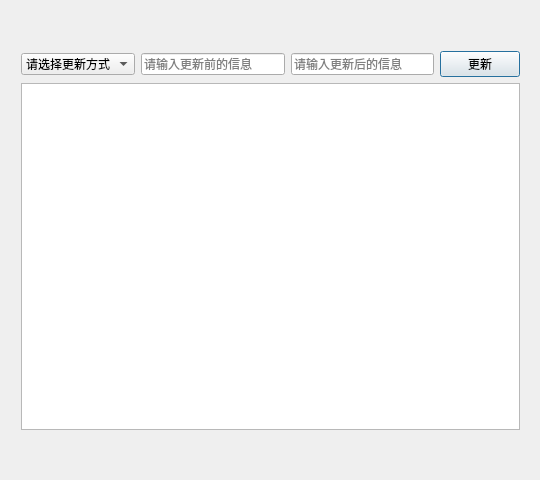
<?xml version="1.0" encoding="UTF-8"?>
<ui version="4.0">
 <class>UpdateDepartment</class>
 <widget class="QDialog" name="UpdateDepartment">
  <property name="geometry">
   <rect>
    <x>0</x>
    <y>0</y>
    <width>540</width>
    <height>480</height>
   </rect>
  </property>
  <property name="windowTitle">
   <string>更新部门信息</string>
  </property>
  <widget class="QWidget" name="layoutWidget">
   <property name="geometry">
    <rect>
     <x>10</x>
     <y>40</y>
     <width>521</width>
     <height>401</height>
    </rect>
   </property>
   <layout class="QVBoxLayout" name="verticalLayout">
    <item>
     <layout class="QHBoxLayout" name="horizontalLayout">
      <item>
       <widget class="QComboBox" name="choice">
        <item>
         <property name="text">
          <string>请选择更新方式</string>
         </property>
        </item>
        <item>
         <property name="text">
          <string>部门编号</string>
         </property>
        </item>
        <item>
         <property name="text">
          <string>部门名称</string>
         </property>
        </item>
        <item>
         <property name="text">
          <string>部门职能</string>
         </property>
        </item>
        <item>
         <property name="text">
          <string>负责人编号</string>
         </property>
        </item>
       </widget>
      </item>
      <item>
       <widget class="QLineEdit" name="oldInformation">
        <property name="text">
         <string/>
        </property>
        <property name="placeholderText">
         <string>请输入更新前的信息</string>
        </property>
        <property name="clearButtonEnabled">
         <bool>true</bool>
        </property>
       </widget>
      </item>
      <item>
       <widget class="QLineEdit" name="updateInformation">
        <property name="placeholderText">
         <string>请输入更新后的信息</string>
        </property>
        <property name="clearButtonEnabled">
         <bool>true</bool>
        </property>
       </widget>
      </item>
      <item>
       <widget class="QPushButton" name="updateButton">
        <property name="text">
         <string>更新</string>
        </property>
       </widget>
      </item>
     </layout>
    </item>
    <item>
     <widget class="QTableView" name="tableViewInformation"/>
    </item>
   </layout>
  </widget>
 </widget>
 <layoutdefault spacing="6" margin="11"/>
 <resources/>
 <connections/>
</ui>
